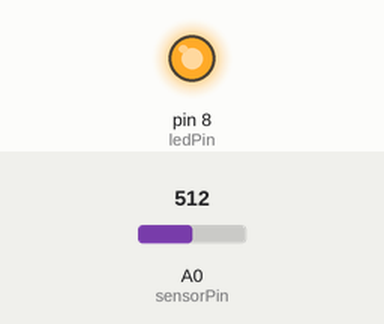
A sketch run on a simulated Arduino Uno, built with avr-gcc and run on an emulated ATmega328P. Shown: output pins drawn as LEDs (lit = HIGH). The test bench sets the inputs (shaded band); at power-on: A0 (sensorPin) = 512. What the sketch prints to the serial monitor is not drawn.

Above: at 1.8 s.
1.9 s: A0 (sensorPin) set to 319
3.4 s: A0 (sensorPin) set to 282
At 5.0 s:
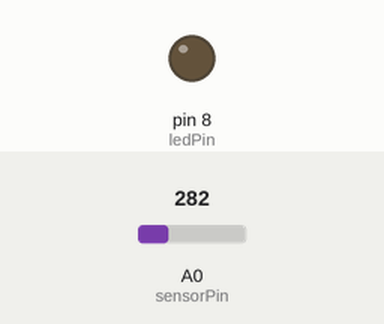
5.5 s: A0 (sensorPin) set to 306
At 6.6 s:
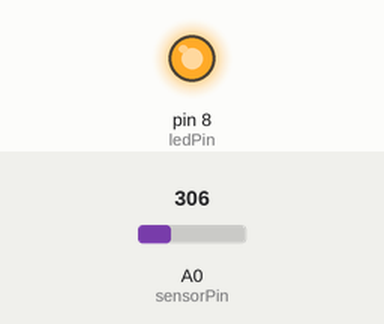
7.5 s: A0 (sensorPin) set to 290
At 9.4 s:
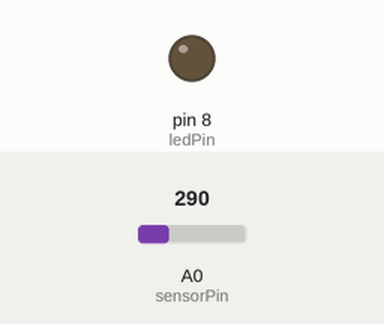
Timing chart, 0 to 10.5 s (numbered marks = the images above; inputs shaded):
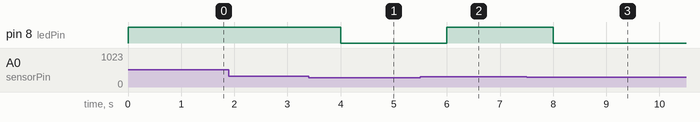

The sketch:

Arduino.ino
```cpp
#define sensorPin A0
#define ledPin 8

int val = 0;

void setup()
{
  Serial.begin(9600);

  pinMode(ledPin, OUTPUT);
}

void loop()
{
  int val = analogRead(sensorPin);

  if (val > 300)
  {
    digitalWrite(ledPin, HIGH);
    Serial.print("Terjadi Banjir - Lampu Menyala");
    Serial.write('\0');
    delay(1000);
  }
  else
  {
    digitalWrite(ledPin, LOW);
    Serial.print("Aman - Lampu Mati");
    Serial.write('\0');
    delay(1000);
  }
}
```

Measured:
- the behaviour switches between 301 and 300 on A0 (sensorPin) (found by bisection; images 0 and 1)
- after the input at 1.9 s, every drawn part: stays the same
- after the input at 3.4 s, pin 8 (ledPin): HIGH → LOW after 0.60 s
- after the input at 5.5 s, pin 8 (ledPin): LOW → HIGH after 0.50 s
- after the input at 7.5 s, pin 8 (ledPin): HIGH → LOW after 0.50 s
